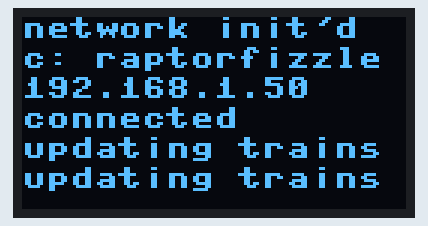
This program was run on a simulated ESP8266 board running MicroPython. Shown: 128×64 one-colour display. WiFi joins after 1.5 s; web requests get an empty 200 reply after 0.4 s.

Above: at 17.2 s.
At 32.6 s:
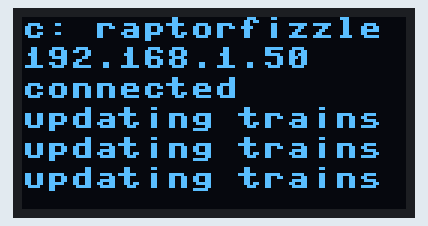

The program:

esp8266_trains.py
```python
import network,socket
import json,sys
import machine,ssd1306
import time

#station = 'OAKLAND CITY STATION'
station = 'NORTH AVE STATION'

wifi_ssid = 'raptorfizzle'
wifi_pass = 'oatmeals'

I2C_SDA_PIN = 4;
I2C_SCL_PIN = 5;

api_key = '${API_KEY}'
api_host = 'developer.itsmarta.com'
api_path = {};
api_path['RealtimeTrain'] = 'RealtimeTrain/RestServiceNextTrain/GetRealtimeArrivals?apikey=' + api_key

i2c = machine.I2C(machine.Pin(5), machine.Pin(4))
oled = ssd1306.SSD1306_I2C(128, 64, i2c)

working_string = ''
open_brace_indices = []
max_len = 0

current_trains = []

oled_text = [];
def print_oled(text):
	oled_text.append(text)
	if len(oled_text) > 6:
		oled_text.pop(0)

	oled.fill(0)

	p = 0
	for text in oled_text:
		oled.text(text, 0, p)
		p += 10

	oled.show()

def oled_clear():
	oled_text = [];
	oled.fill(0)
	oled.show()

def connect_wifi():
	sta_if = network.WLAN(network.STA_IF)
	print_oled('network init\'d')
	if not sta_if.isconnected():
		sta_if.active(True)
		sta_if.connect(wifi_ssid, wifi_pass)
		print_oled('c: ' + wifi_ssid)
		while not sta_if.isconnected():
			pass
	print_oled(sta_if.ifconfig()[0])

def initialize_train_json_parse():
	global working_string
	global open_brace_indices
	global max_len

	working_string = ''
	open_brace_indices = []
	max_len = 0

def grab_and_parse_trains():
	host = api_host
	path = api_path['RealtimeTrain']
	try:
		addr = socket.getaddrinfo(host, 80)[0][-1]
		s = socket.socket()
		s.connect(addr)
		s.send(bytes('GET /%s HTTP/1.0\r\nHost: %s\r\n\r\n' % (path, host), 'utf8'))

		initialize_train_json_parse()
		while True:
			data = s.recv(100)
			if data:
				parse_train_data(str(data, 'utf8'))
			else:
				break
		s.close()
	except OSError:
		print_oled('retrying...')

def parse_train_data(data):
	global working_string
	global open_brace_indices
	global max_len

	for c in data:
#		print_oled(c)
		working_string += c

		if (c == '{'):
			open_brace_indices.append(len(working_string))
		if (c == '}'):
			matching_brace_index = open_brace_indices.pop()
			temporary_string = working_string[matching_brace_index-1:]
			try:
				parsed_json = json.loads(temporary_string);

				if parsed_json['STATION'] == station:
					print_oled(parsed_json['DESTINATION'] + ' ' + parsed_json['WAITING_TIME'])
#				print_oled(parsed_json['LINE'] +
#				'\t' + parsed_json['DESTINATION'] +
#				'\t\t' + parsed_json['WAITING_TIME'])

				working_string = ''
			except ValueError:
				print_oled('JSON exc')
				continue

		working_string_len = len(working_string)
		if (working_string_len > max_len):
			max_len = working_string_len

oled_clear()
print_oled('wifi connecting')

connect_wifi()

print_oled('connected')

while True:
	print_oled('updating trains')
	grab_and_parse_trains()
	time.sleep(15)
```

Measured:
- what the display in image 0 shows lasts 15.5 s, from 17.1 s to 32.6 s
